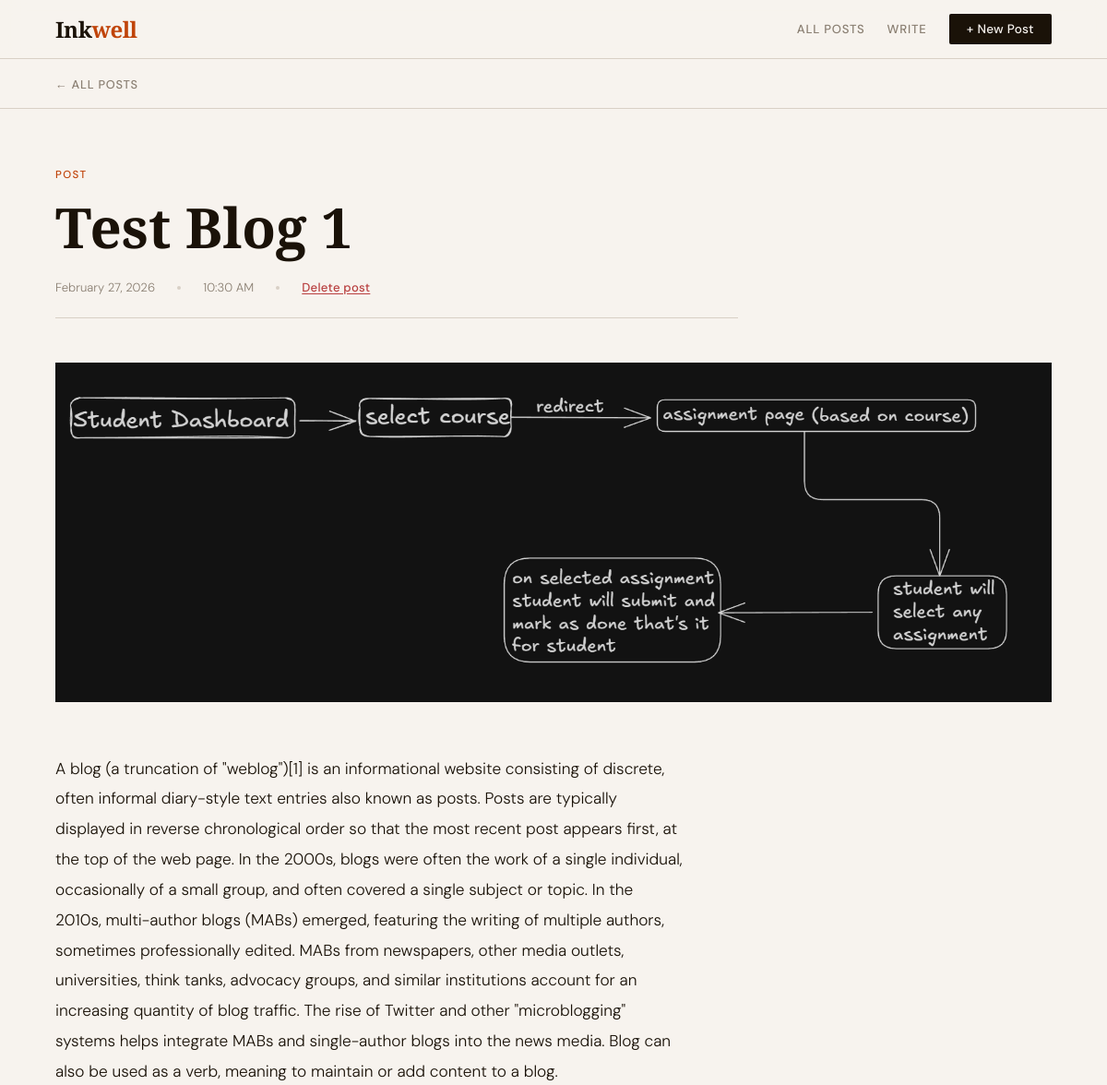
The page /blog/post_detail/1 (upper part) on the database as committed earlier.
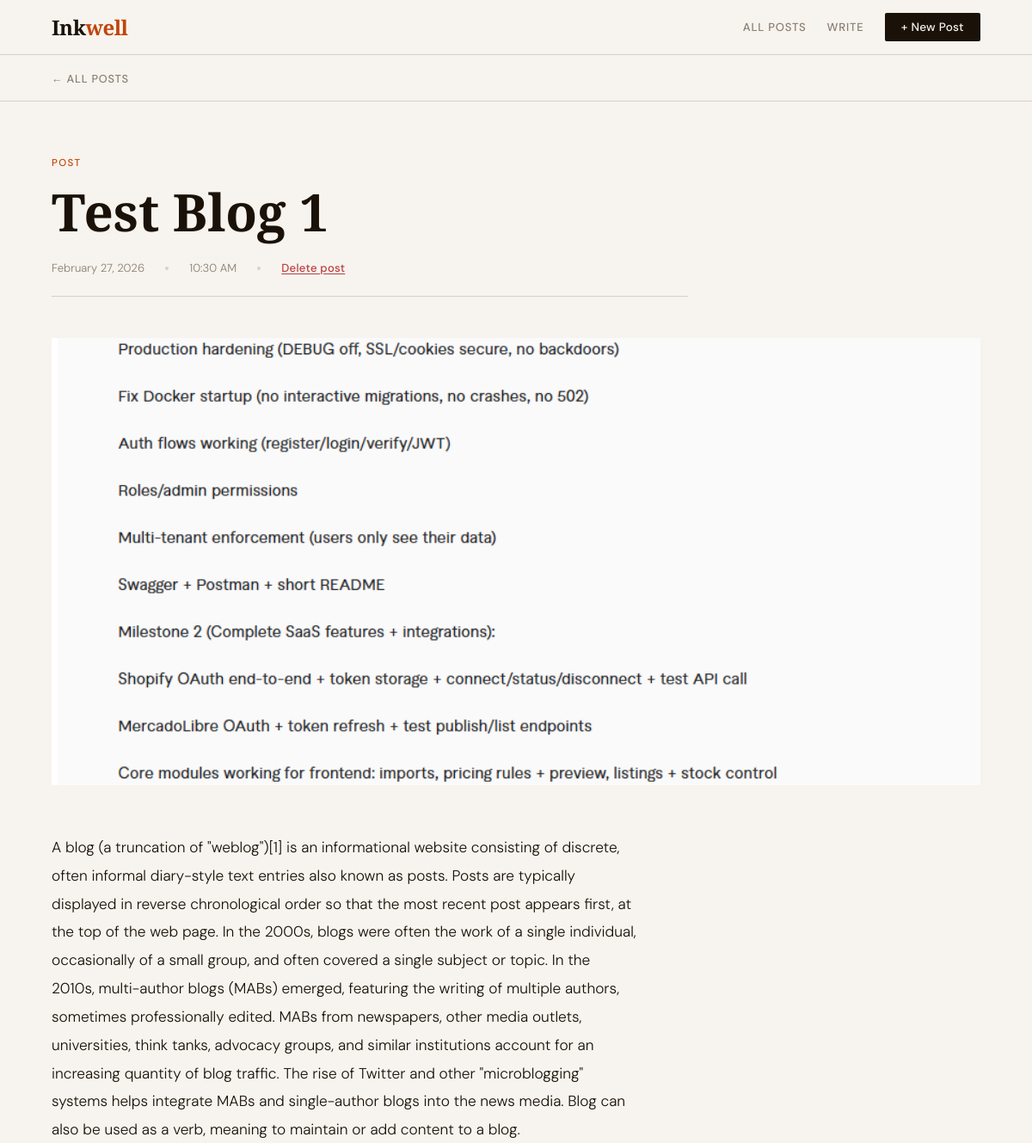
The same page on the database as committed later.
### blogs/models.py (models this page shows, shortened)
class Blog(models.Model):
    blog_title = models.CharField(max_length=500)
    blog_body = models.TextField()
    images = models.ImageField(upload_to='images/', blank=True)
    created_at = models.DateTimeField(auto_now_add=True)
    updated_at = models.DateTimeField(auto_now=True)

### blogs/views.py (the view)
# urls.py: path('post_detail/<int:pk>', views.postDetail, name='postDetail'),
def postDetail(request, pk):
    blog = Blog.objects.get(pk=pk)
    comments = Comment.objects.filter(blog=pk)
    context = {
        'blog': blog,
        'comments': comments
    }
    return render(request=request, template_name='post_details.html', context=context)

### templates/post_details.html (shortened to what this page needs)
{% load static %}
<!DOCTYPE html>
<html lang="en">
<head>
    <link rel="stylesheet" href="{% static 'css/post_detail.css' %}">
</head>
<body>
    <header>
        <a class="logo" href="{% url 'home' %}">Ink<span>well</span></a>
        <nav>
            <a class="nav-link" href="{% url 'home' %}">All Posts</a>
            <a class="nav-link" href="{% url 'addPost' %}">Write</a>
            <a class="btn btn-primary" href="{% url 'addPost' %}">+ New Post</a>
        </nav>
    </header>
    <div class="back-bar">
        <a class="back-link" href="{% url 'home' %}">← All Posts</a>
    </div>
    <div class="container">
        <article>
            <div class="article-header">
                <span class="post-tag">Post</span>
                <h1 class="article-title">{{blog.blog_title}}</h1>
                <div class="article-meta">
                    <span>February 27, 2026</span>
                    <span class="meta-divider"></span>
                    <span>10:30 AM</span>
                    <span class="meta-divider"></span>
                    <form id="deleteForm">
                        <button class="delete-btn" type="submit">
                            Delete post
                        </button>
                    </form>
                </div>
            </div>
            {% if blog.images %}
            <img class="article-cover" src="{{ blog.images.url}}" alt="Post cover" loading="lazy" />
            {% endif %}
            <div class="article-body">
                <p>{{blog.blog_body}}</p>
            </div>
        </article>
    </div>
</body>
</html>

Rows that differ between the two databases and show on the page:
changed Blog "Test Blog 1": images: a different picture
